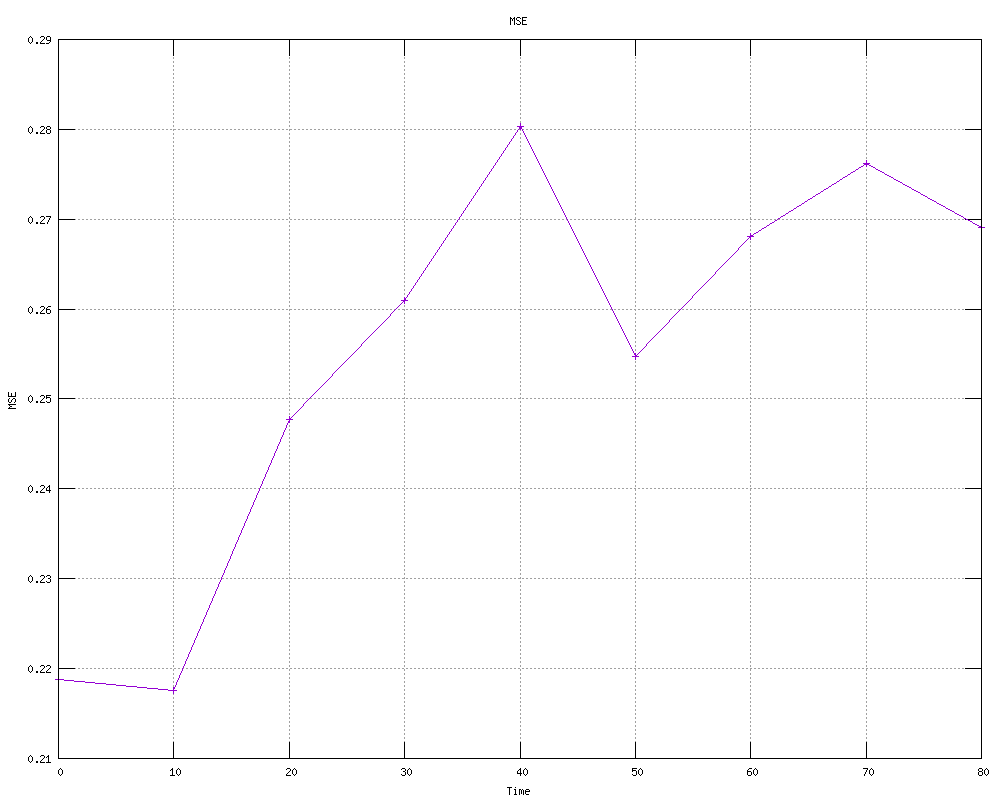

Source code (gnuplot):
#
# MSE (Thu Apr 25 11:58:27 2024)
#

set title "MSE"
set key bottom right
set autoscale
set grid
set xlabel "Time"
set ylabel "MSE"
set tics scale 2
set terminal png small size 1000,800
set output 'network-mse.png'
plot 	"network-mse.tab" using 1:2 title "" with linespoints 
